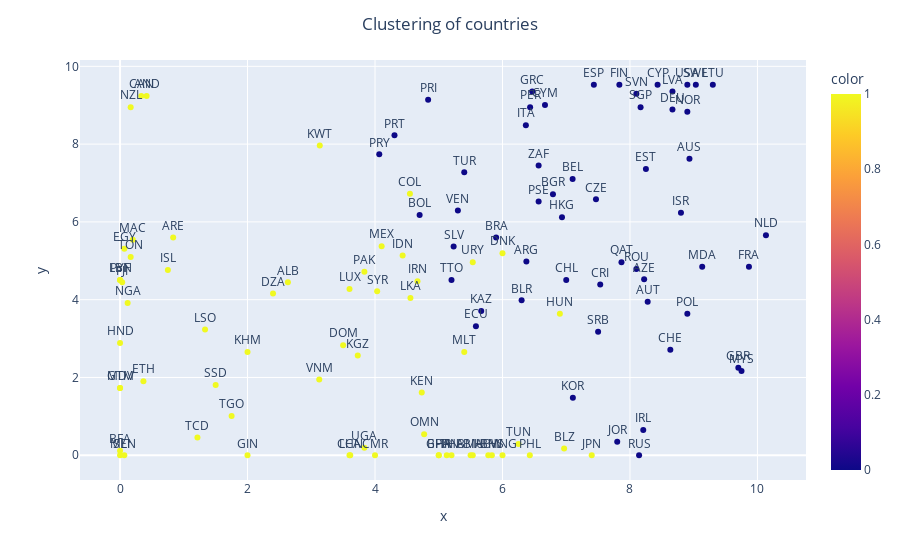

The cell this chart's notebook holds for it:
### Markdown cell above
<ul>
    <li>
    Une autre forme d'affichage avec zoom sur chaque pays : 
    </li>
</ul>

### Code cell
import plotly.express as px

fig = px.scatter(x=scatter_x, y=scatter_y, text=countryNames, size_max=100, color=group)
fig.update_traces(textposition='top center')
fig.update_layout(title_text='Clustering of countries', title_x=0.5)
fig.show()

### Figure 1 — Plotly figure (JSON) as saved in the notebook; plotly's stock layout.template omitted (floating-point values rounded to 4 significant figures)
{"data": [{"hovertemplate": "x=%{x}<br>y=%{y}<br>text=%{text}<br>color=%{marker.color}<extra></extra>", "legendgroup": "", "marker": {"color": [1, 1, 1, 1, 0, 0, 0, 0, 0, 1, 0, 1, 1, 1, 0, 1, 1, 0, 0, 1, 0, 0, 1, 1, 1, 0, 0, 0, 0, 0, 1, 1, 1, 0, 1, 0, 0, 1, 0, 1, 0, 0, 1, 1, 0, 1, 0, 1, 1, 1, 0, 1, 1, 0, 0, 0, 1, 0, 1, 1, 1, 0, 1, 1, 1, 1, 1, 0, 1, 0, 1, 0, 1, 1, 1, 1, 1, 0, 1, 0, 0, 1, 1, 1, 1, 0, 1, 0, 0, 0, 0, 0, 1, 0, 0, 0, 1, 0, 0, 0, 1, 0, 0, 1, 1, 1, 1, 1, 0, 1, 0, 1, 1, 0, 0, 1, 0], "coloraxis": "coloraxis", "symbol": "circle"}, "mode": "markers+text", "name": "", "orientation": "v", "showlegend": false, "text": ["ABW", "ALB", "AND", "ARE", "ARG", "AUS", "AUT", "AZE", "BEL", "BFA", "BGR", "BHR", "BHS", "BIH", "BLR", "BLZ", "BMU", "BOL", "BRA", "CAN", "CHE", "CHL", "CHN", "CMR", "COL", "CRI", "CYM", "CYP", "CZE", "DEU", "DNK", "DOM", "DZA", "ECU", "EGY", "ESP", "EST", "ETH", "FIN", "FJI", "FRA", "GBR", "GHA", "GIN", "GRC", "GTM", "HKG", "HND", "HUN", "IDN", "IRL", "IRN", "ISL", "ISR", "ITA", "JOR", "JPN", "KAZ", "KEN", "KGZ", "KHM", "KOR", "KWT", "LBN", "LCA", "LKA", "LSO", "LTU", "LUX", "LVA", "MAC", "MDA", "MDV", "MEX", "MLI", "MLT", "MNG", "MYS", "NGA", "NLD", "NOR", "NZL", "OMN", "PAK", "PAN", "PER", "PHL", "POL", "PRI", "PRT", "PRY", "PSE", "PYF", "QAT", "ROU", "RUS", "SEN", "SGP", "SLV", "SRB", "SSD", "SVN", "SWE", "SYR", "TCD", "TGO", "THA", "TON", "TTO", "TUN", "TUR", "UGA", "URY", "USA", "VEN", "VNM", "ZAF"], "textposition": "top center", "type": "scatter", "x": [5.778, 2.633, 0.4167, 0.8333, 6.375, 8.933, 8.278, 8.222, 7.1, 0, 6.792, 5, 5.833, 5.533, 6.3, 6.967, 5.5, 4.7, 5.9, 0.3333, 8.633, 7, 3.6, 4, 4.548, 7.533, 6.667, 8.433, 7.467, 8.667, 6, 3.5, 2.4, 5.583, 0.06667, 7.433, 8.25, 0.3667, 7.833, 0.03333, 9.867, 9.7, 5, 2, 6.467, 0, 6.933, 0, 6.9, 4.433, 8.208, 4.667, 0.75, 8.8, 6.367, 7.8, 7.4, 5.667, 4.733, 3.729, 2, 7.104, 3.133, 0, 3.611, 4.556, 1.333, 9.3, 3.6, 8.667, 0.2, 9.133, 0, 4.104, 0, 5.4, 6, 9.75, 0.119, 10.13, 8.9, 0.1667, 4.771, 3.833, 5.125, 6.433, 6.429, 8.9, 4.833, 4.306, 4.067, 6.567, 0, 7.867, 8.1, 8.143, 0.06667, 8.167, 5.233, 7.5, 1.5, 8.1, 9.033, 4.033, 1.214, 1.75, 5.2, 0.1667, 5.2, 6.25, 5.4, 3.833, 5.533, 8.9, 5.3, 3.125, 6.567], "xaxis": "x", "y": [0, 4.446, 9.238, 5.6, 4.98, 7.621, 3.945, 4.523, 7.101, 0.1155, 6.712, 0, 0, 0, 3.984, 0.1732, 0, 6.178, 5.6, 9.238, 2.714, 4.503, 0, 0, 6.722, 4.388, 9.007, 9.526, 6.582, 8.891, 5.196, 2.829, 4.157, 3.32, 5.312, 9.526, 7.361, 1.905, 9.526, 4.446, 4.85, 2.252, 0, 0, 9.353, 1.732, 6.12, 2.887, 3.637, 5.138, 0.6495, 4.474, 4.763, 6.235, 8.487, 0.3464, 0, 3.712, 1.617, 2.562, 2.656, 1.479, 7.967, 4.503, 0, 4.041, 3.233, 9.526, 4.272, 9.353, 5.543, 4.85, 1.732, 5.377, 0, 2.656, 0, 2.165, 3.918, 5.658, 8.833, 8.949, 0.5413, 4.715, 0, 8.949, 0, 3.637, 9.141, 8.227, 7.736, 6.524, 4.503, 4.965, 4.792, 0, 0, 8.949, 5.369, 3.175, 1.804, 9.295, 9.526, 4.215, 0.4536, 1.01, 0, 5.1, 4.503, 0.2887, 7.275, 0.1925, 4.965, 9.526, 6.293, 1.949, 7.448], "yaxis": "y"}], "layout": {"coloraxis": {"colorbar": {"title": {"text": "color"}}, "colorscale": [[0, "#0d0887"], [0.1111, "#46039f"], [0.2222, "#7201a8"], [0.3333, "#9c179e"], [0.4444, "#bd3786"], [0.5556, "#d8576b"], [0.6667, "#ed7953"], [0.7778, "#fb9f3a"], [0.8889, "#fdca26"], [1, "#f0f921"]]}, "legend": {"tracegroupgap": 0}, "margin": {"t": 60}, "title": {"text": "Clustering of countries", "x": 0.5}, "xaxis": {"anchor": "y", "domain": [0, 1], "title": {"text": "x"}}, "yaxis": {"anchor": "x", "domain": [0, 1], "title": {"text": "y"}}}}
